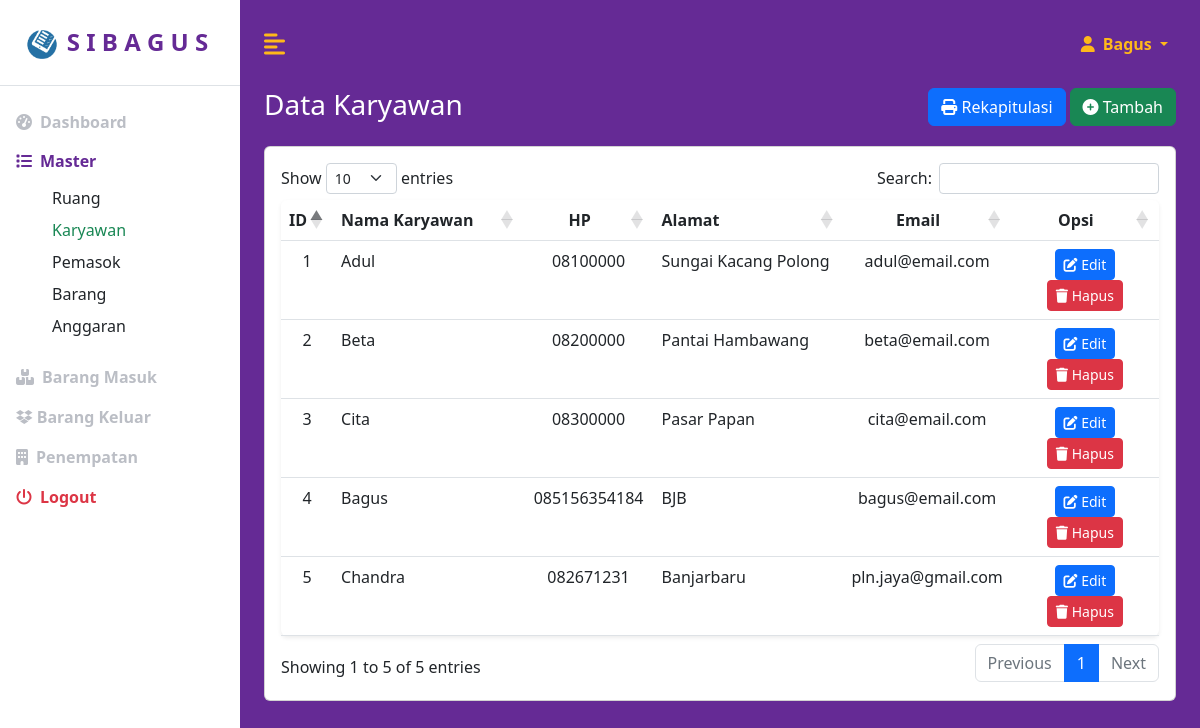
Page /index.php?page=karyawandata (signed in) on the committed database.
### tables this page shows
CREATE TABLE `karyawan` (
  `id` int(11) NOT NULL,
  `nama_karyawan` varchar(255) NOT NULL,
  `nomor_hp` varchar(255) NOT NULL,
  `alamat` varchar(255) NOT NULL,
  `email` varchar(255) NOT NULL,
  `password` varchar(255) NOT NULL,
  `level` varchar(255) NOT NULL
);

### pages/karyawan/karyawandata.php (the view, shortened to what this page needs)
<div id="atas" class="row">
    <div class="col">
        <div class="row">
            <div class="col-md-6">
                <h3>Data Karyawan</h3>
            </div>
            <div class="col-md-6">
                <a href="?page=karyawantambah" class="btn btn-success float-end">
                    <i class="fa fa-plus-circle"></i> Tambah
                </a>
                <a href="report/rekapitulasikaryawan.php" class="btn btn-primary float-end me-1" target="_blank">
                    <i class="fa fa-print"></i> Rekapitulasi
                </a>
            </div>
        </div>
    </div>
</div>
    <?php
    $resultSet = mysqli_query($koneksi, "SELECT * FROM karyawan");
    ?>
<div id="bawah" class="row mt-3">
    <div class="col">
        <div class="card my-card">
            <table class="table bg-white rounded shadow-sm table-hover" id="example" width="100%">
                <thead>
                    <tr>
                        <th width="5%" class="text-center">ID</th>
                        <th width="25%">Nama Karyawan</th>
                        <th width="15%" class="text-center">HP</th>
                        <th width="25%">Alamat</th>
                        <th width="10%" class="text-center">Email</th>
                        <th width="20%" class="text-center">Opsi</th>
                    </tr>
                </thead>
                <tbody>
                    <?php
                    $no = 1;
                    while ($row = mysqli_fetch_assoc($resultSet)) {
                    ?>
                        <tr>
                            <td class="text-center"><?= $no++ ?></td>
                            <td><?= $row['nama_karyawan'] ?></td>
                            <td class="text-center"><?= $row['nomor_hp'] ?></td>
                            <td><?= $row['alamat'] ?></td>
                            <td class="text-center"><?= $row['email'] ?></td>
                            <td class="text-center">
                                <a href="?page=karyawanubah&id=<?= $row['id'] ?>" class="btn btn-sm btn-primary">
                                    <i class="fa fa-edit"></i> Edit
                                </a>
                                <a href="?page=karyawanhapus&id=<?= $row['id'] ?>" onclick="javascript: return confirm('Yakin hapus?');" class="btn btn-sm btn-danger">
                                    <i class="fa fa-trash"></i> Hapus
                                </a>
                            </td>
                        </tr>
                    <?php
                    }
                    ?>
                </tbody>
            </table>
        </div>
    </div>
</div>

### assets/css/custom.css (style rules this page uses)
:root { --main-bg-color: #009d63; --main-text-color: #009d63; --second-text-color: #bbbec5; --second-bg-color: #c1efde; --ungu: rgb(101, 42, 149); --oren: rgb(255, 184, 26); --hijo: rgb(100, 164, 65); }
h3 { color: white; }
body { min-height: 100vh; min-height: -webkit-fill-available; }
html { height: -webkit-fill-available; }
.my-card { padding: 1rem 1rem; }

### rows in the picture
karyawan: nama_karyawan "Adul", nomor_hp "08100000", alamat "Sungai Kacang Polong", email "adul@email.com"
karyawan: nama_karyawan "Beta", nomor_hp "08200000", alamat "Pantai Hambawang", email "beta@email.com"
karyawan: nama_karyawan "Cita", nomor_hp "08300000", alamat "Pasar Papan", email "cita@email.com"
karyawan: nama_karyawan "Bagus", nomor_hp "085156354184", alamat "BJB", email "bagus@email.com"
karyawan: nama_karyawan "Chandra", nomor_hp "082671231", alamat "Banjarbaru", email "pln.jaya@gmail.com"

### other values in the picture
$_SESSION["nama_karyawan"] "Bagus"
